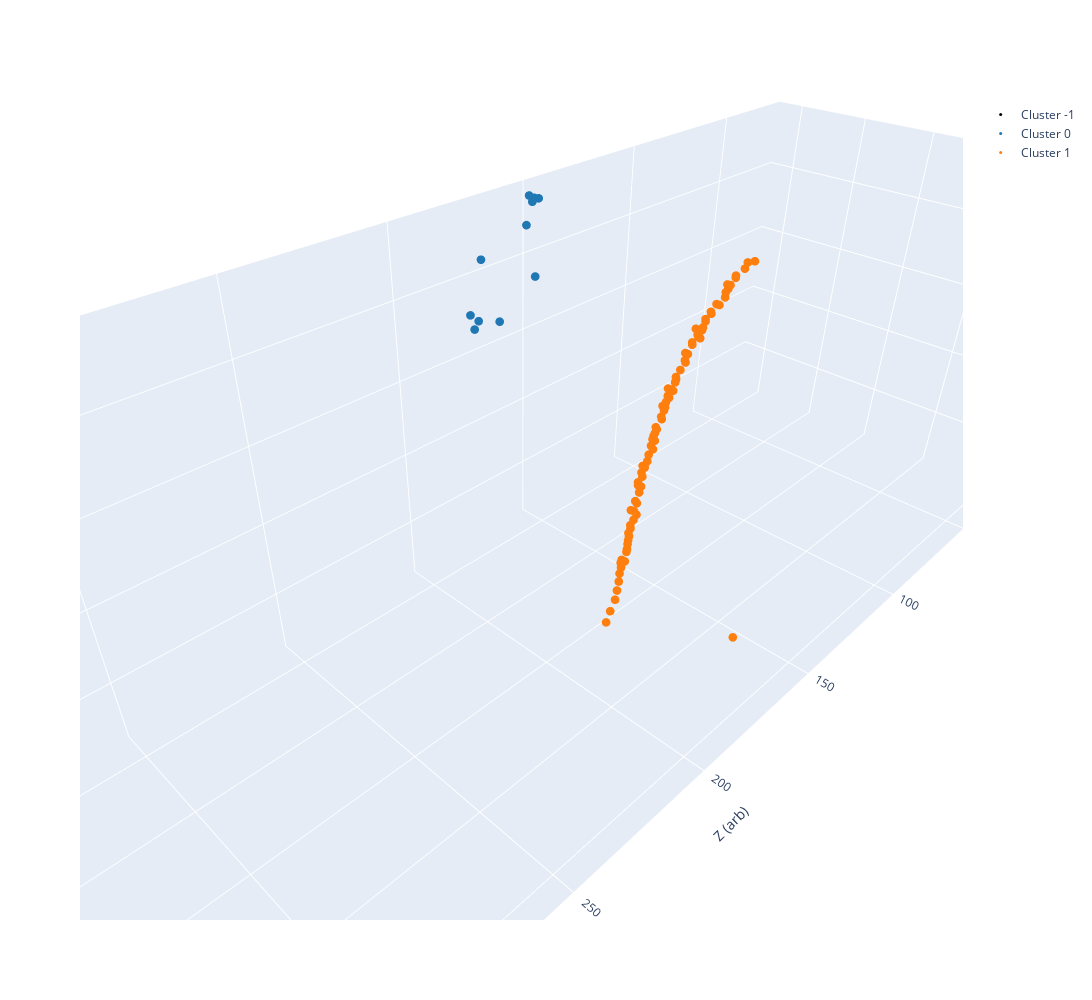

Notebook code cell kept with this figure:
### Code cell
fig = go.Figure()
for cluster in clusters:
    fig.add_trace(
        go.Scatter3d(
            x=cluster.clustered_data[:, 2], 
            y=cluster.clustered_data[:, 0], 
            z=cluster.clustered_data[:, 1], 
            mode="markers",
            legendgroup="clusters",
            marker= {
                "size": 3,
                "color": get_color(cluster.label)
            }, 
            name=f"Cluster {cluster.label}"
        )
    )
fig.update_layout(
    scene = {
        "xaxis_title": "Z (arb)",
        "yaxis_title": "X (arb)",
        "zaxis_title": "Y (arb)",
        "aspectratio": {
            "x": 3.3,
            "y": 1.0,
            "z": 1.0
        }
    },
    width=1300,
    height=1000,
)
